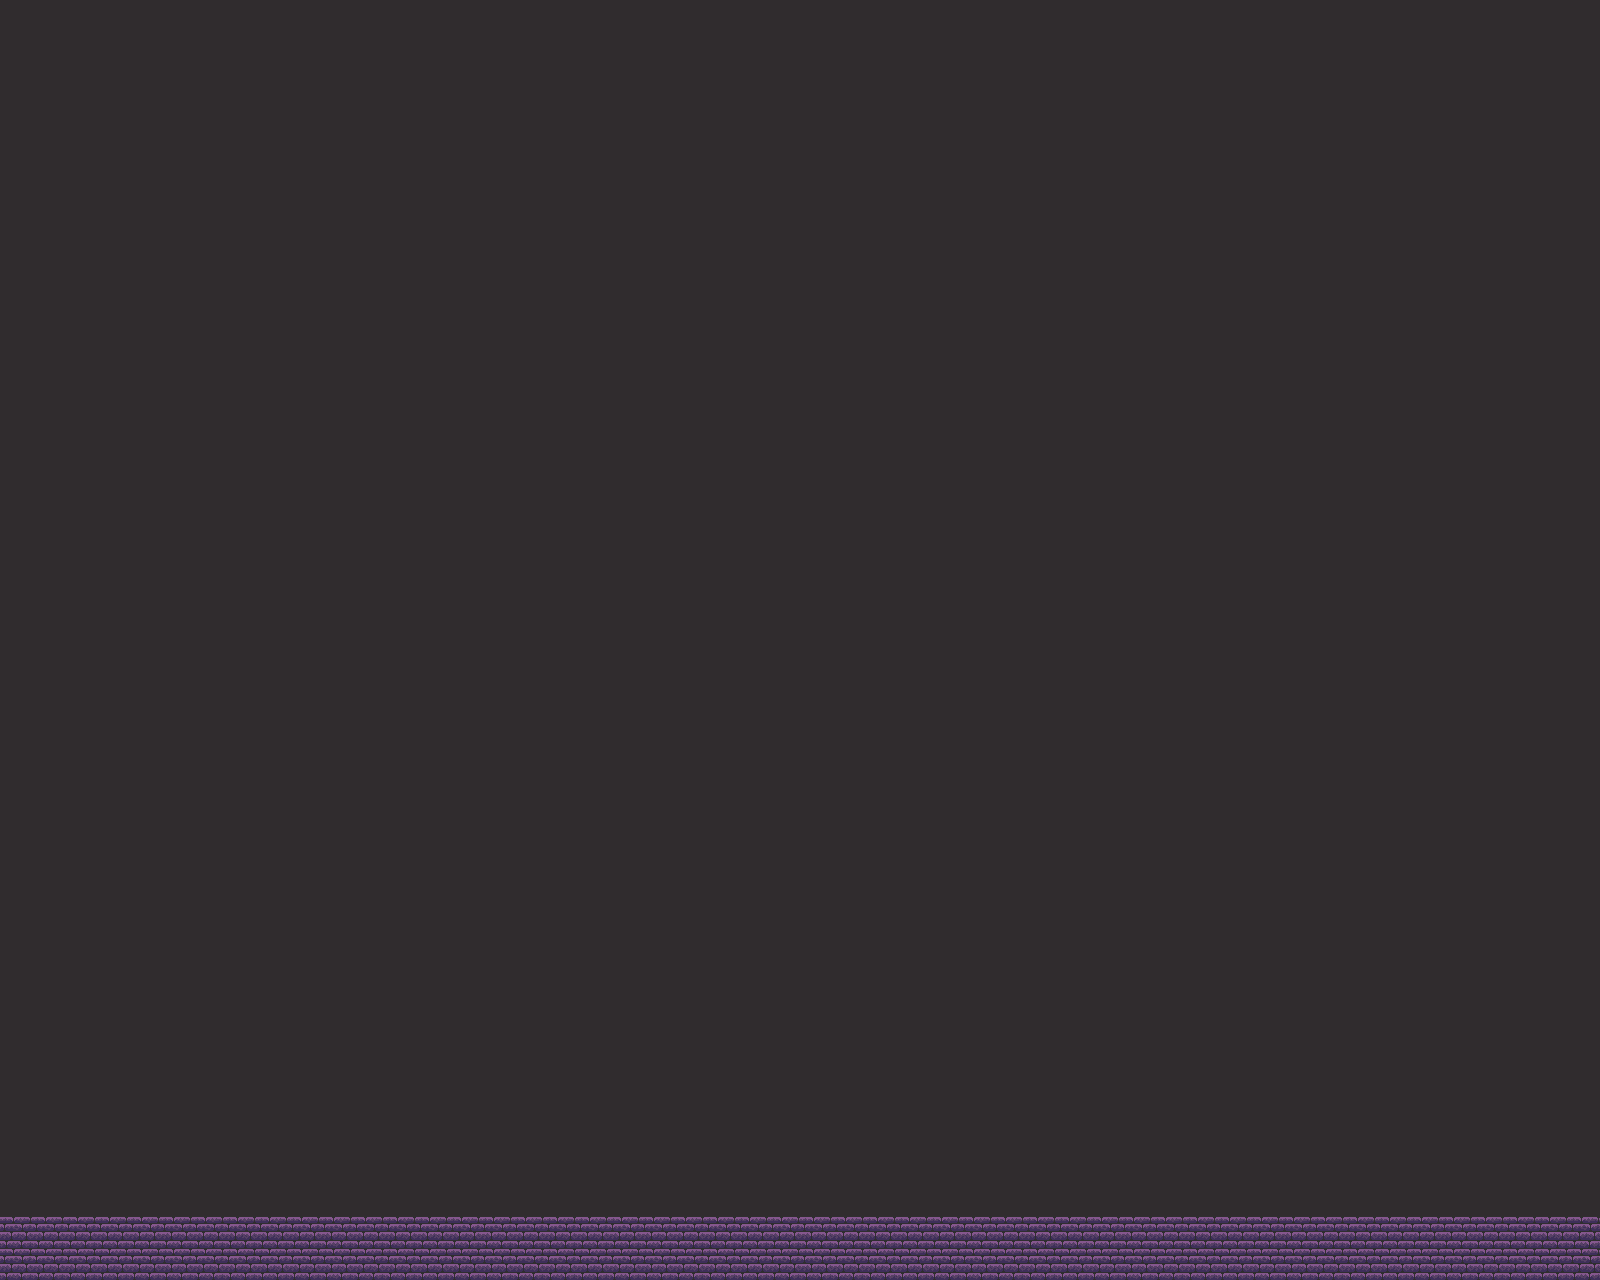

Rendered tile map (Tiled .tmx) drawn with the repository's tilesets; below, a short description and the map source with its tile grids summarised:
An orthogonal 50x40 tile map with 32x32 px tiles, 2 tile layers (fondo, piso), 2 tilesets.

<map version="1.10" tiledversion="1.11.2" orientation="orthogonal" renderorder="right-down" width="50" height="40" tilewidth="32" tileheight="32" infinite="0" nextlayerid="3" nextobjectid="1">
 <tileset firstgid="1" source="piso.tsx" />
 <tileset firstgid="57" source="piso_sombra.tsx" />
 <layer id="2" name="fondo" width="50" height="40">
  <data>[2000 cells, 2000 non-empty, 1 distinct tile ids]</data>
 </layer>
 <layer id="1" name="piso" width="50" height="40">
  <data>[2000 cells, 100 non-empty, 1 distinct tile ids]</data>
 </layer>
</map>
